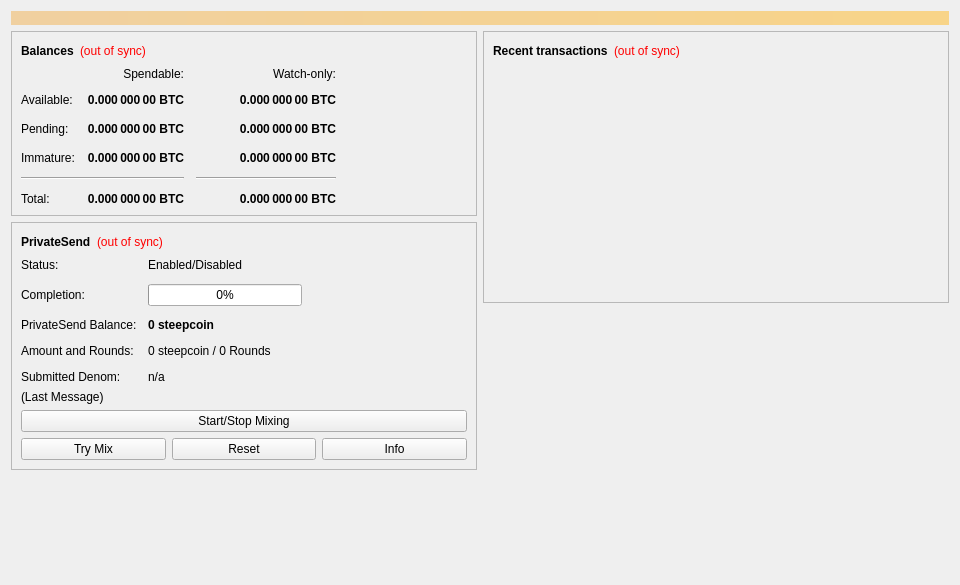
<?xml version="1.0" encoding="UTF-8"?>
<ui version="4.0">
 <class>OverviewPage</class>
 <widget class="QWidget" name="OverviewPage">
  <property name="geometry">
   <rect>
    <x>0</x>
    <y>0</y>
    <width>960</width>
    <height>585</height>
   </rect>
  </property>
  <property name="minimumSize">
   <size>
    <width>960</width>
    <height>0</height>
   </size>
  </property>
  <property name="windowTitle">
   <string>Form</string>
  </property>
  <layout class="QVBoxLayout" name="topLayout">
   <item>
    <widget class="QLabel" name="labelAlerts">
     <property name="visible">
      <bool>false</bool>
     </property>
     <property name="styleSheet">
      <string notr="true">QLabel { background-color: qlineargradient(x1: 0, y1: 0, x2: 1, y2: 0, stop:0 #F0D0A0, stop:1 #F8D488); color:#000000; }</string>
     </property>
     <property name="wordWrap">
      <bool>true</bool>
     </property>
     <property name="margin">
      <number>3</number>
     </property>
     <property name="textInteractionFlags">
      <set>Qt::TextSelectableByMouse</set>
     </property>
    </widget>
   </item>
   <item>
    <layout class="QHBoxLayout" name="horizontalLayout" stretch="1,1">
     <item>
      <layout class="QVBoxLayout" name="verticalLayout_2">
       <item>
        <widget class="QFrame" name="frame">
         <property name="frameShape">
          <enum>QFrame::StyledPanel</enum>
         </property>
         <property name="frameShadow">
          <enum>QFrame::Raised</enum>
         </property>
         <layout class="QVBoxLayout" name="verticalLayout_4">
          <item>
           <layout class="QHBoxLayout" name="horizontalLayout_4">
            <item>
             <widget class="QLabel" name="label_5">
              <property name="font">
               <font>
                <weight>75</weight>
                <bold>true</bold>
               </font>
              </property>
              <property name="text">
               <string>Balances</string>
              </property>
             </widget>
            </item>
            <item>
             <widget class="QLabel" name="labelWalletStatus">
              <property name="toolTip">
               <string>The displayed information may be out of date. Your wallet automatically synchronizes with the steepcoin network after a connection is established, but this process has not completed yet.</string>
              </property>
              <property name="styleSheet">
               <string notr="true">QLabel { color: red; }</string>
              </property>
              <property name="text">
               <string notr="true">(out of sync)</string>
              </property>
              <property name="alignment">
               <set>Qt::AlignLeading|Qt::AlignLeft|Qt::AlignVCenter</set>
              </property>
             </widget>
            </item>
            <item>
             <spacer name="horizontalSpacer_3">
              <property name="orientation">
               <enum>Qt::Horizontal</enum>
              </property>
              <property name="sizeHint" stdset="0">
               <size>
                <width>40</width>
                <height>20</height>
               </size>
              </property>
             </spacer>
            </item>
           </layout>
          </item>
          <item>
           <layout class="QGridLayout" name="gridLayout">
            <property name="spacing">
             <number>12</number>
            </property>
            <item row="2" column="2">
             <widget class="QLabel" name="labelWatchPending">
              <property name="font">
               <font>
                <weight>75</weight>
                <bold>true</bold>
               </font>
              </property>
              <property name="cursor">
               <cursorShape>IBeamCursor</cursorShape>
              </property>
              <property name="toolTip">
               <string>Unconfirmed transactions to watch-only addresses</string>
              </property>
              <property name="text">
               <string notr="true">0.000 000 00 BTC</string>
              </property>
              <property name="alignment">
               <set>Qt::AlignRight|Qt::AlignTrailing|Qt::AlignVCenter</set>
              </property>
              <property name="textInteractionFlags">
               <set>Qt::LinksAccessibleByMouse|Qt::TextSelectableByKeyboard|Qt::TextSelectableByMouse</set>
              </property>
             </widget>
            </item>
            <item row="2" column="1">
             <widget class="QLabel" name="labelUnconfirmed">
              <property name="font">
               <font>
                <weight>75</weight>
                <bold>true</bold>
               </font>
              </property>
              <property name="cursor">
               <cursorShape>IBeamCursor</cursorShape>
              </property>
              <property name="toolTip">
               <string>Total of transactions that have yet to be confirmed, and do not yet count toward the spendable balance</string>
              </property>
              <property name="text">
               <string notr="true">0.000 000 00 BTC</string>
              </property>
              <property name="alignment">
               <set>Qt::AlignRight|Qt::AlignTrailing|Qt::AlignVCenter</set>
              </property>
              <property name="textInteractionFlags">
               <set>Qt::LinksAccessibleByMouse|Qt::TextSelectableByKeyboard|Qt::TextSelectableByMouse</set>
              </property>
             </widget>
            </item>
            <item row="3" column="2">
             <widget class="QLabel" name="labelWatchImmature">
              <property name="font">
               <font>
                <weight>75</weight>
                <bold>true</bold>
               </font>
              </property>
              <property name="cursor">
               <cursorShape>IBeamCursor</cursorShape>
              </property>
              <property name="toolTip">
               <string>Mined balance in watch-only addresses that has not yet matured</string>
              </property>
              <property name="text">
               <string notr="true">0.000 000 00 BTC</string>
              </property>
              <property name="alignment">
               <set>Qt::AlignRight|Qt::AlignTrailing|Qt::AlignVCenter</set>
              </property>
              <property name="textInteractionFlags">
               <set>Qt::LinksAccessibleByMouse|Qt::TextSelectableByKeyboard|Qt::TextSelectableByMouse</set>
              </property>
             </widget>
            </item>
            <item row="4" column="0" colspan="2">
             <widget class="Line" name="lineSpendableBalance">
              <property name="orientation">
               <enum>Qt::Horizontal</enum>
              </property>
             </widget>
            </item>
            <item row="4" column="2">
             <widget class="Line" name="lineWatchBalance">
              <property name="sizePolicy">
               <sizepolicy hsizetype="Preferred" vsizetype="Fixed">
                <horstretch>0</horstretch>
                <verstretch>0</verstretch>
               </sizepolicy>
              </property>
              <property name="minimumSize">
               <size>
                <width>140</width>
                <height>0</height>
               </size>
              </property>
              <property name="orientation">
               <enum>Qt::Horizontal</enum>
              </property>
             </widget>
            </item>
            <item row="5" column="0">
             <widget class="QLabel" name="labelTotalText">
              <property name="text">
               <string>Total:</string>
              </property>
             </widget>
            </item>
            <item row="3" column="1">
             <widget class="QLabel" name="labelImmature">
              <property name="font">
               <font>
                <weight>75</weight>
                <bold>true</bold>
               </font>
              </property>
              <property name="cursor">
               <cursorShape>IBeamCursor</cursorShape>
              </property>
              <property name="toolTip">
               <string>Mined balance that has not yet matured</string>
              </property>
              <property name="text">
               <string notr="true">0.000 000 00 BTC</string>
              </property>
              <property name="alignment">
               <set>Qt::AlignRight|Qt::AlignTrailing|Qt::AlignVCenter</set>
              </property>
              <property name="textInteractionFlags">
               <set>Qt::LinksAccessibleByMouse|Qt::TextSelectableByKeyboard|Qt::TextSelectableByMouse</set>
              </property>
             </widget>
            </item>
            <item row="2" column="3">
             <spacer name="horizontalSpacer_2">
              <property name="orientation">
               <enum>Qt::Horizontal</enum>
              </property>
              <property name="sizeHint" stdset="0">
               <size>
                <width>40</width>
                <height>20</height>
               </size>
              </property>
             </spacer>
            </item>
            <item row="3" column="0">
             <widget class="QLabel" name="labelImmatureText">
              <property name="text">
               <string>Immature:</string>
              </property>
             </widget>
            </item>
            <item row="5" column="1">
             <widget class="QLabel" name="labelTotal">
              <property name="font">
               <font>
                <weight>75</weight>
                <bold>true</bold>
               </font>
              </property>
              <property name="cursor">
               <cursorShape>IBeamCursor</cursorShape>
              </property>
              <property name="toolTip">
               <string>Your current total balance</string>
              </property>
              <property name="text">
               <string notr="true">0.000 000 00 BTC</string>
              </property>
              <property name="alignment">
               <set>Qt::AlignRight|Qt::AlignTrailing|Qt::AlignVCenter</set>
              </property>
              <property name="textInteractionFlags">
               <set>Qt::LinksAccessibleByMouse|Qt::TextSelectableByKeyboard|Qt::TextSelectableByMouse</set>
              </property>
             </widget>
            </item>
            <item row="5" column="2">
             <widget class="QLabel" name="labelWatchTotal">
              <property name="font">
               <font>
                <weight>75</weight>
                <bold>true</bold>
               </font>
              </property>
              <property name="cursor">
               <cursorShape>IBeamCursor</cursorShape>
              </property>
              <property name="toolTip">
               <string>Current total balance in watch-only addresses</string>
              </property>
              <property name="text">
               <string notr="true">0.000 000 00 BTC</string>
              </property>
              <property name="alignment">
               <set>Qt::AlignRight|Qt::AlignTrailing|Qt::AlignVCenter</set>
              </property>
              <property name="textInteractionFlags">
               <set>Qt::LinksAccessibleByMouse|Qt::TextSelectableByKeyboard|Qt::TextSelectableByMouse</set>
              </property>
             </widget>
            </item>
            <item row="0" column="2">
             <widget class="QLabel" name="labelWatchonly">
              <property name="text">
               <string>Watch-only:</string>
              </property>
              <property name="alignment">
               <set>Qt::AlignRight|Qt::AlignTrailing|Qt::AlignVCenter</set>
              </property>
             </widget>
            </item>
            <item row="1" column="0">
             <widget class="QLabel" name="labelBalanceText">
              <property name="text">
               <string>Available:</string>
              </property>
             </widget>
            </item>
            <item row="1" column="1">
             <widget class="QLabel" name="labelBalance">
              <property name="font">
               <font>
                <weight>75</weight>
                <bold>true</bold>
               </font>
              </property>
              <property name="cursor">
               <cursorShape>IBeamCursor</cursorShape>
              </property>
              <property name="toolTip">
               <string>Your current spendable balance</string>
              </property>
              <property name="text">
               <string notr="true">0.000 000 00 BTC</string>
              </property>
              <property name="alignment">
               <set>Qt::AlignRight|Qt::AlignTrailing|Qt::AlignVCenter</set>
              </property>
              <property name="textInteractionFlags">
               <set>Qt::LinksAccessibleByMouse|Qt::TextSelectableByKeyboard|Qt::TextSelectableByMouse</set>
              </property>
             </widget>
            </item>
            <item row="1" column="2">
             <widget class="QLabel" name="labelWatchAvailable">
              <property name="font">
               <font>
                <weight>75</weight>
                <bold>true</bold>
               </font>
              </property>
              <property name="cursor">
               <cursorShape>IBeamCursor</cursorShape>
              </property>
              <property name="toolTip">
               <string>Your current balance in watch-only addresses</string>
              </property>
              <property name="text">
               <string notr="true">0.000 000 00 BTC</string>
              </property>
              <property name="alignment">
               <set>Qt::AlignRight|Qt::AlignTrailing|Qt::AlignVCenter</set>
              </property>
              <property name="textInteractionFlags">
               <set>Qt::LinksAccessibleByMouse|Qt::TextSelectableByKeyboard|Qt::TextSelectableByMouse</set>
              </property>
             </widget>
            </item>
            <item row="2" column="0">
             <widget class="QLabel" name="labelPendingText">
              <property name="text">
               <string>Pending:</string>
              </property>
             </widget>
            </item>
            <item row="0" column="1">
             <widget class="QLabel" name="labelSpendable">
              <property name="text">
               <string>Spendable:</string>
              </property>
              <property name="alignment">
               <set>Qt::AlignRight|Qt::AlignTrailing|Qt::AlignVCenter</set>
              </property>
             </widget>
            </item>
           </layout>
          </item>
         </layout>
        </widget>
       </item>
       <item>
        <widget class="QFrame" name="framePrivateSend">
         <property name="layoutDirection">
          <enum>Qt::LeftToRight</enum>
         </property>
         <property name="frameShape">
          <enum>QFrame::StyledPanel</enum>
         </property>
         <property name="frameShadow">
          <enum>QFrame::Raised</enum>
         </property>
         <layout class="QVBoxLayout" name="VerticalLayout_PS1">
          <item>
           <layout class="QHBoxLayout" name="horizontalLayout_5">
            <item>
             <widget class="QLabel" name="labelPrivateSendHeader">
              <property name="font">
               <font>
                <weight>75</weight>
                <bold>true</bold>
               </font>
              </property>
              <property name="text">
               <string>PrivateSend</string>
              </property>
             </widget>
            </item>
            <item>
             <widget class="QLabel" name="labelPrivateSendSyncStatus">
              <property name="toolTip">
               <string>The displayed information may be out of date. Your wallet automatically synchronizes with the steepcoin network after a connection is established, but this process has not completed yet.</string>
              </property>
              <property name="styleSheet">
               <string notr="true">QLabel { color: red; }</string>
              </property>
              <property name="text">
               <string notr="true">(out of sync)</string>
              </property>
              <property name="alignment">
               <set>Qt::AlignLeading|Qt::AlignLeft|Qt::AlignVCenter</set>
              </property>
             </widget>
            </item>
            <item>
             <spacer name="horizontalSpacer_4">
              <property name="orientation">
               <enum>Qt::Horizontal</enum>
              </property>
              <property name="sizeHint" stdset="0">
               <size>
                <width>40</width>
                <height>20</height>
               </size>
              </property>
             </spacer>
            </item>
           </layout>
          </item>
          <item>
           <layout class="QFormLayout" name="privateSendFormLayout">
            <property name="fieldGrowthPolicy">
             <enum>QFormLayout::AllNonFixedFieldsGrow</enum>
            </property>
            <property name="horizontalSpacing">
             <number>11</number>
            </property>
            <property name="verticalSpacing">
             <number>12</number>
            </property>
            <item row="0" column="0">
             <widget class="QLabel" name="labelPrivateSendEnabledText">
              <property name="text">
               <string>Status:</string>
              </property>
             </widget>
            </item>
            <item row="0" column="1">
             <widget class="QLabel" name="labelPrivateSendEnabled">
              <property name="text">
               <string>Enabled/Disabled</string>
              </property>
             </widget>
            </item>
            <item row="1" column="0">
             <widget class="QLabel" name="labelCompletitionText">
              <property name="text">
               <string>Completion:</string>
              </property>
             </widget>
            </item>
            <item row="1" column="1">
             <widget class="QProgressBar" name="privateSendProgress">
              <property name="maximumSize">
               <size>
                <width>154</width>
                <height>16777215</height>
               </size>
              </property>
              <property name="value">
               <number>0</number>
              </property>
             </widget>
            </item>
            <item row="2" column="0">
             <widget class="QLabel" name="labelAnonymizedText">
              <property name="text">
               <string>PrivateSend Balance:</string>
              </property>
             </widget>
            </item>
            <item row="2" column="1">
             <widget class="QLabel" name="labelAnonymized">
              <property name="font">
               <font>
                <weight>75</weight>
                <bold>true</bold>
               </font>
              </property>
              <property name="text">
               <string notr="true">0 steepcoin</string>
              </property>
             </widget>
            </item>
            <item row="3" column="0">
             <widget class="QLabel" name="labelAmountAndRoundsText">
              <property name="text">
               <string>Amount and Rounds:</string>
              </property>
             </widget>
            </item>
            <item row="3" column="1">
             <widget class="QLabel" name="labelAmountRounds">
              <property name="text">
               <string>0 steepcoin / 0 Rounds</string>
              </property>
             </widget>
            </item>
            <item row="4" column="0">
             <widget class="QLabel" name="labelSubmittedDenomText">
              <property name="text">
               <string>Submitted Denom:</string>
              </property>
             </widget>
            </item>
            <item row="4" column="1">
             <widget class="QLabel" name="labelSubmittedDenom">
              <property name="toolTip">
               <string>The denominations you submitted to the Masternode.&lt;br&gt;To mix, other users must submit the exact same denominations.</string>
              </property>
              <property name="text">
               <string>n/a</string>
              </property>
             </widget>
            </item>
           </layout>
          </item>
          <item>
           <layout class="QVBoxLayout" name="VerticalLayout_PS">
            <item>
             <widget class="QLabel" name="labelPrivateSendLastMessage">
              <property name="text">
               <string>(Last Message)</string>
              </property>
              <property name="alignment">
               <set>Qt::AlignLeading|Qt::AlignLeft|Qt::AlignTop</set>
              </property>
              <property name="wordWrap">
               <bool>true</bool>
              </property>
             </widget>
            </item>
            <item>
             <widget class="QPushButton" name="togglePrivateSend">
              <property name="sizePolicy">
               <sizepolicy hsizetype="MinimumExpanding" vsizetype="Fixed">
                <horstretch>0</horstretch>
                <verstretch>0</verstretch>
               </sizepolicy>
              </property>
              <property name="text">
               <string>Start/Stop Mixing</string>
              </property>
             </widget>
            </item>
            <item>
             <layout class="QHBoxLayout" name="horizontalLayout_debugbuttons">
              <item>
               <widget class="QPushButton" name="privateSendAuto">
                <property name="sizePolicy">
                 <sizepolicy hsizetype="MinimumExpanding" vsizetype="Fixed">
                  <horstretch>0</horstretch>
                  <verstretch>0</verstretch>
                 </sizepolicy>
                </property>
                <property name="toolTip">
                 <string>Try to manually submit a PrivateSend request.</string>
                </property>
                <property name="text">
                 <string>Try Mix</string>
                </property>
               </widget>
              </item>
              <item>
               <widget class="QPushButton" name="privateSendReset">
                <property name="sizePolicy">
                 <sizepolicy hsizetype="MinimumExpanding" vsizetype="Fixed">
                  <horstretch>0</horstretch>
                  <verstretch>0</verstretch>
                 </sizepolicy>
                </property>
                <property name="toolTip">
                 <string>Reset the current status of PrivateSend (can interrupt PrivateSend if it's in the process of Mixing, which can cost you money!)</string>
                </property>
                <property name="autoFillBackground">
                 <bool>false</bool>
                </property>
                <property name="text">
                 <string>Reset</string>
                </property>
               </widget>
              </item>
              <item>
               <widget class="QPushButton" name="privateSendInfo">
                <property name="sizePolicy">
                 <sizepolicy hsizetype="MinimumExpanding" vsizetype="Fixed">
                  <horstretch>0</horstretch>
                  <verstretch>0</verstretch>
                 </sizepolicy>
                </property>
                <property name="toolTip">
                 <string>Information about PrivateSend and Mixing</string>
                </property>
                <property name="text">
                 <string>Info</string>
                </property>
               </widget>
              </item>
             </layout>
            </item>
           </layout>
          </item>
         </layout>
        </widget>
       </item>
       <item>
        <spacer name="verticalSpacer">
         <property name="orientation">
          <enum>Qt::Vertical</enum>
         </property>
         <property name="sizeHint" stdset="0">
          <size>
           <width>20</width>
           <height>40</height>
          </size>
         </property>
        </spacer>
       </item>
      </layout>
     </item>
     <item>
      <layout class="QVBoxLayout" name="verticalLayout_3">
       <item>
        <widget class="QFrame" name="frame_2">
         <property name="frameShape">
          <enum>QFrame::StyledPanel</enum>
         </property>
         <property name="frameShadow">
          <enum>QFrame::Raised</enum>
         </property>
         <layout class="QVBoxLayout" name="verticalLayout">
          <item>
           <layout class="QHBoxLayout" name="horizontalLayout_2">
            <item>
             <widget class="QLabel" name="label_4">
              <property name="font">
               <font>
                <weight>75</weight>
                <bold>true</bold>
               </font>
              </property>
              <property name="text">
               <string>Recent transactions</string>
              </property>
             </widget>
            </item>
            <item>
             <widget class="QLabel" name="labelTransactionsStatus">
              <property name="toolTip">
               <string>The displayed information may be out of date. Your wallet automatically synchronizes with the steepcoin network after a connection is established, but this process has not completed yet.</string>
              </property>
              <property name="styleSheet">
               <string notr="true">QLabel { color: red; }</string>
              </property>
              <property name="text">
               <string notr="true">(out of sync)</string>
              </property>
              <property name="alignment">
               <set>Qt::AlignLeading|Qt::AlignLeft|Qt::AlignVCenter</set>
              </property>
             </widget>
            </item>
            <item>
             <spacer name="horizontalSpacer">
              <property name="orientation">
               <enum>Qt::Horizontal</enum>
              </property>
              <property name="sizeHint" stdset="0">
               <size>
                <width>40</width>
                <height>20</height>
               </size>
              </property>
             </spacer>
            </item>
           </layout>
          </item>
          <item>
           <widget class="QListView" name="listTransactions">
            <property name="styleSheet">
             <string notr="true">QListView { background: transparent; }</string>
            </property>
            <property name="frameShape">
             <enum>QFrame::NoFrame</enum>
            </property>
            <property name="verticalScrollBarPolicy">
             <enum>Qt::ScrollBarAlwaysOff</enum>
            </property>
            <property name="horizontalScrollBarPolicy">
             <enum>Qt::ScrollBarAlwaysOff</enum>
            </property>
            <property name="selectionMode">
             <enum>QAbstractItemView::NoSelection</enum>
            </property>
           </widget>
          </item>
         </layout>
        </widget>
       </item>
       <item>
        <spacer name="verticalSpacer_2">
         <property name="orientation">
          <enum>Qt::Vertical</enum>
         </property>
         <property name="sizeHint" stdset="0">
          <size>
           <width>20</width>
           <height>40</height>
          </size>
         </property>
        </spacer>
       </item>
      </layout>
     </item>
    </layout>
   </item>
  </layout>
 </widget>
 <resources/>
 <connections/>
</ui>
